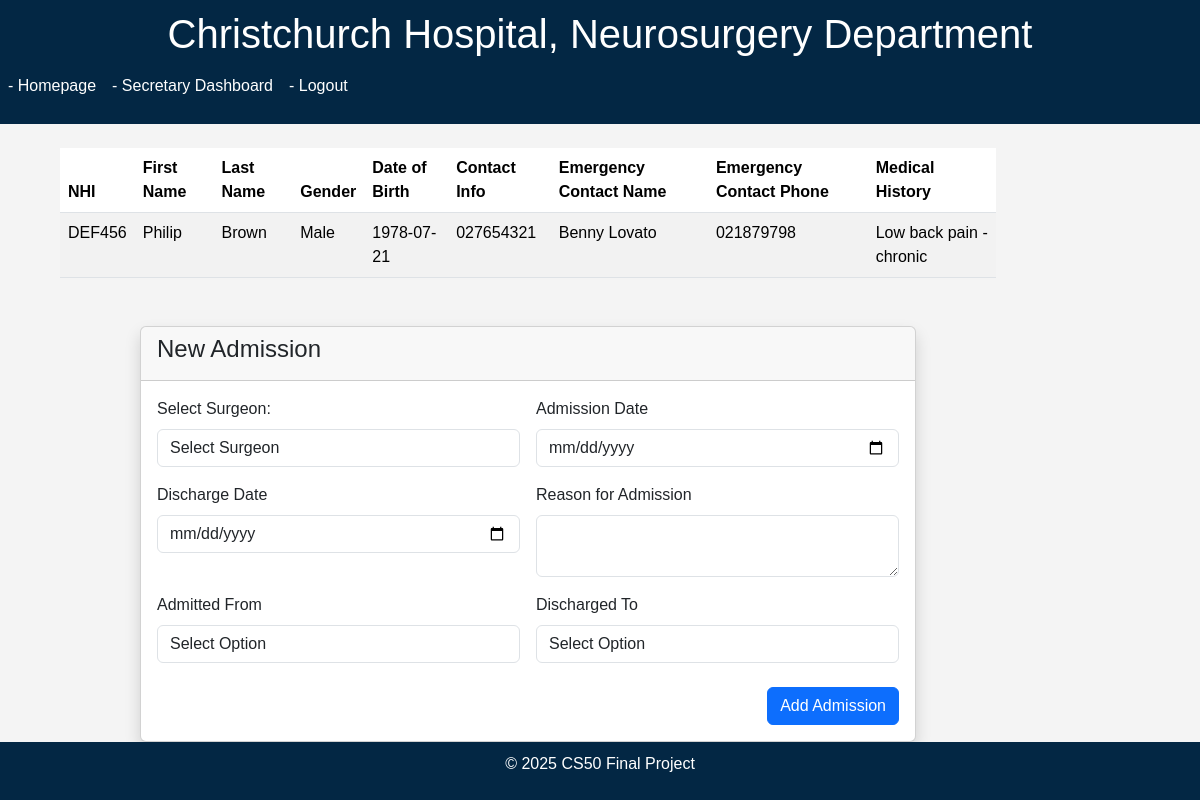
/new_admission/2 (signed in), run on an earlier commit of the app's database.
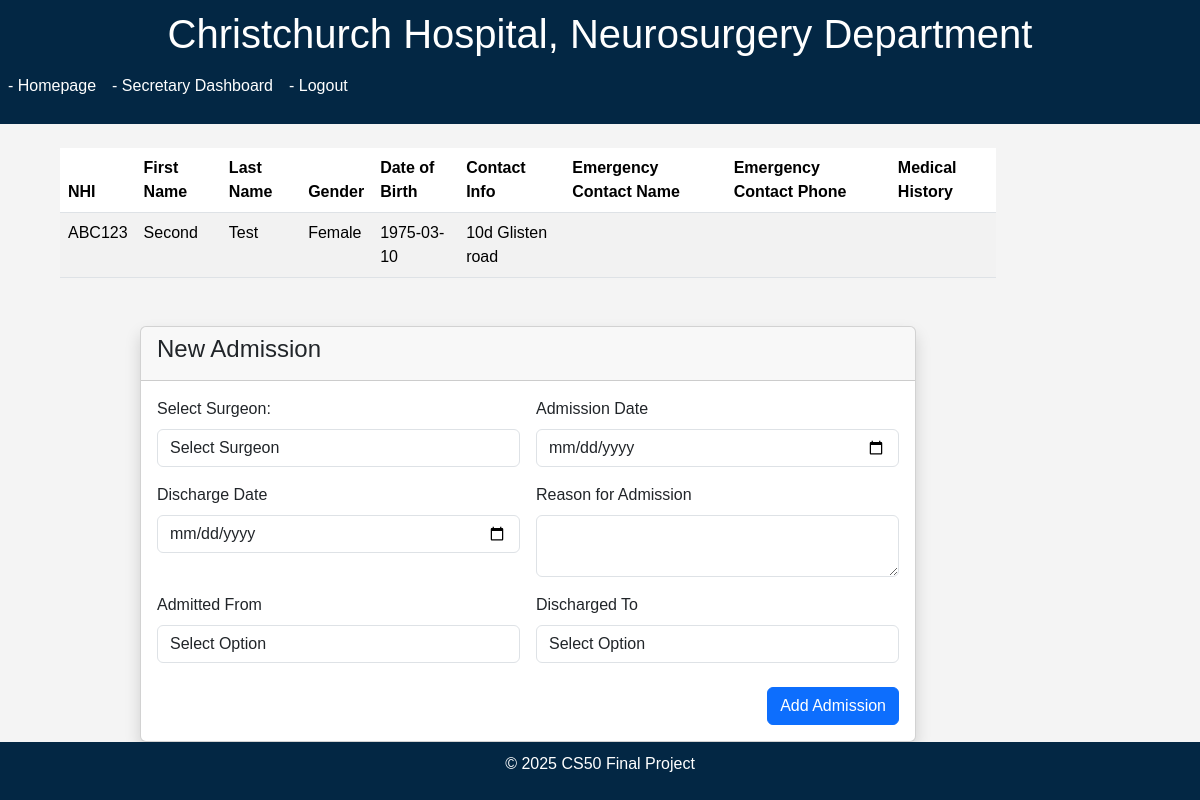
And on a later commit of the database.
### models.py (models this page shows)
class Patient(db.Model):
    id = db.Column(db.Integer, primary_key=True)
    NHI = db.Column(db.String(6), unique=True, nullable=False)
    username = db.Column(db.String(50), unique=True, nullable=True)
    password_hash = db.Column(db.String(255), nullable=True)
    last_name = db.Column(db.String(100), nullable=False)
    first_name = db.Column(db.String(100), nullable=False)
    gender = db.Column(db.String(1))
    date_of_birth = db.Column(db.Date, nullable=False)
    contact_info = db.Column(db.String(100), nullable=False)
    emergency_contact_name = db.Column(db.String(100))
    emergency_contact_phone = db.Column(db.String(15))
    medical_history = db.Column(db.Text)
    needs_password = db.Column(db.Boolean, default=True)

### app.py (the view, shortened to what this page needs)
@app.route("/new_admission/<int:patient_id>", methods=["GET", "POST"])
@secretary_or_surgeon_required
def new_admission(patient_id):
    patient = Patient.query.get_or_404(patient_id)
    if session.get("secretary_id"):
        surgeons = Surgeon.query.all()
        surgeon_id = request.form.get("surgeon_id") if request.method == "POST" else None
        surgeon = Surgeon.query.get(surgeon_id) if surgeon_id else None
    else:
        surgeon_id = session.get("surgeon_id")
        surgeon = Surgeon.query.get(surgeon_id)
    return render_template("new_admission.html", patient=patient, surgeon=surgeon, surgeons=surgeons if session.get("secretary_id") else None)

### helpers.py (called while the page is built)
def secretary_or_surgeon_required(f):
    @wraps(f)
    def decorated_function(*args, **kwargs):
        if not (session.get("secretary_id") or session.get("surgeon_id")):
            return redirect("/login")
        return f(*args, **kwargs)
    return decorated_function

### templates/new_admission.html (shortened to what the changed rows need)
{% extends "layout.html" %}
{% block content %}
<div class="container mt-4 mx-5">
    <table class="table table-striped">
        <thead>
            <tr>
                <th>NHI</th>
                <th>First Name</th>
                <th>Last Name</th>
                <th>Gender</th>
                <th>Date of Birth</th>
                <th>Contact Info</th>
                <th>Emergency Contact Name</th>
                <th>Emergency Contact Phone</th>
                <th>Medical History</th>
            </tr>
        </thead>
        <tbody>
            <tr>
                <td>{{ patient.NHI }}</td>
                <td>{{ patient.first_name }}</td>
                <td>{{ patient.last_name }}</td>
                <td>{{ patient.gender }}</td>
                <td>{{ patient.date_of_birth }}</td>
                <td>{{ patient.contact_info }}</td>
                <td>{{ patient.emergency_contact_name }}</td>
                <td>{{ patient.emergency_contact_phone }}</td>
                <td>{{ patient.medical_history }}</td>
            </tr>
        </tbody>
    </table>
</div>
{% endblock %}

What changed in the data, as far as the page shows it:
changed Patient: NHI "DEF456" → "ABC123"; first_name "Philip" → "Second"; last_name "Brown" → "Test"; gender "Male" → "Female"; date_of_birth "1978-07-21" → "1975-03-10"; contact_info "027654321" → "10d Glisten road"; emergency_contact_name "Benny Lovato" → (not shown); emergency_contact_phone "021879798" → (not shown); medical_history "Low back pain - chronic" → (not shown)
